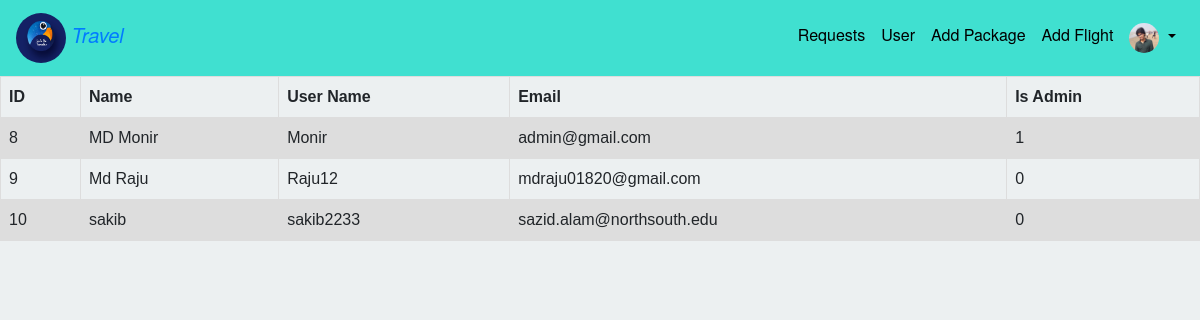
Screenshot of /admin/register_user.php (signed in) with the database file from the repository.
### tables this page shows
CREATE TABLE `users` (
  `id` int(11) NOT NULL,
  `uname` varchar(10) NOT NULL,
  `fullName` varchar(50) NOT NULL,
  `email` varchar(200) NOT NULL,
  `pass` varchar(300) NOT NULL,
  `picture` varchar(40) NOT NULL DEFAULT 'default.jpg',
  `is_admin` tinyint(1) NOT NULL DEFAULT '0'
);

### admin/register_user.php (the view, shortened to what this page needs)
<?php
    include 'admin_header.php';
    require '../include/config.php';
?>
<body>
    <div class="container-fluid">
        <div class="row">
            <div class="col-md-12 table-responsive" >
                <table>
                    <tr>
                        <th>ID</th>
                        <th>Name</th>
                        <th>User Name</th>
                        <th>Email</th>
                        <th>Is Admin</th>
                    </tr>
                    <?php
                        $sql = "SELECT * FROM users";
                        $result = mysqli_query($db_con, $sql);
                        foreach($result as $user)
                        {
                    ?>
                    <tr>
                        <td> <?php echo $user['id'];?></td>
                        <td> <?php echo $user['fullName'];?></td>
                        <td> <?php echo $user['uname'];?></td>
                        <td> <?php echo $user['email'];?></td>
                        <td> <?php echo $user['is_admin'];?></td>
                    </tr>
                    <?php
                        }
                    ?>
                </table>
            </div>
        </div>
    </div>
</body>

### css/style.css (style rules this page uses)
html , body { margin: 0; font-family: "Helvetica Neue", Arial, sans-serif; background-color: #ECF0F1 ; }
.container-fluid { padding-left: 0 !important; padding-right: 0 !important; }
.row { margin-right: 0; margin-left: 0; }
.col-md-12 { padding-left: 0 !important; padding-right: 0 !important; }
table { font-family: arial, sans-serif; border-collapse: collapse; width: 100%; }
td, th { border: 1px solid #dddddd; text-align: left; padding: 8px; }
tr:nth-child(even) { background-color: #dddddd; }

### rows the page displays
users: id "8", fullName "MD Monir", uname "Monir", email "admin@gmail.com", is_admin "1"
users: id "9", fullName "Md Raju", uname "Raju12", email "mdraju01820@gmail.com", is_admin "0"
users: id "10", fullName "sakib", uname "sakib2233", email "sazid.alam@northsouth.edu", is_admin "0"
